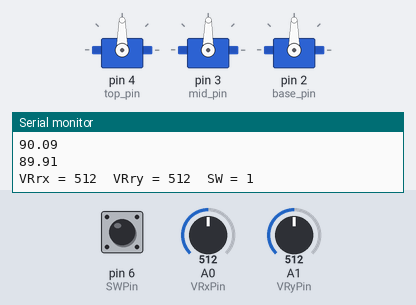
This sketch was run on a simulated Arduino Uno, built with avr-gcc and run on an emulated ATmega328P. Parts: 3 × servo, the last lines printed to the serial monitor. Inputs (shaded band) come from the test bench; at power-on: A0 (VRxPin) = 512, A1 (VRyPin) = 512, pin 6 (SWPin) HIGH.

Above: at 1.2 s.
1.3 s: A0 (VRxPin) set to 1023
At 2.5 s:
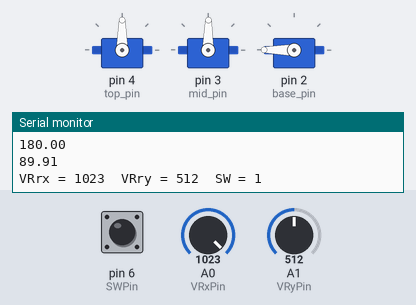
2.8 s: A1 (VRyPin) set to 472
At 3.8 s:
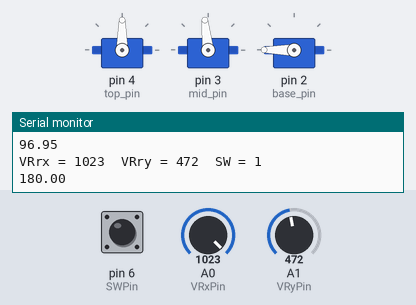
5.8 s: A1 (VRyPin) set to 445
At 7.0 s:
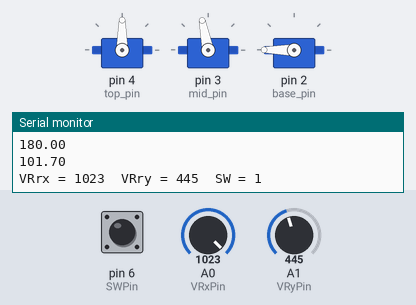
7.3 s: A0 (VRxPin) set to 900
At 7.8 s:
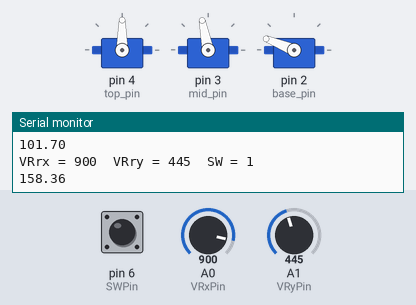
8.8 s: A1 (VRyPin) set to 511
At 9.5 s:
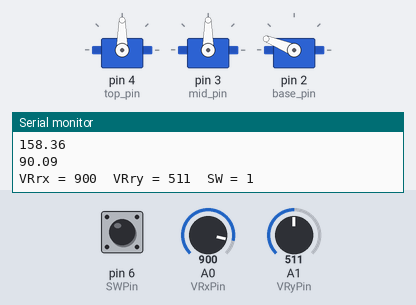
10.3 s: A0 (VRxPin) set to 579
At 11.0 s:
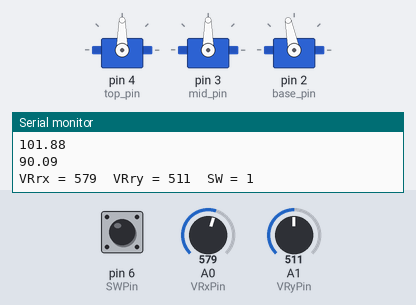
11.8 s: A0 (VRxPin) set to 555
Timing chart, 0 to 14.8 s (numbered marks = the images above; inputs shaded):
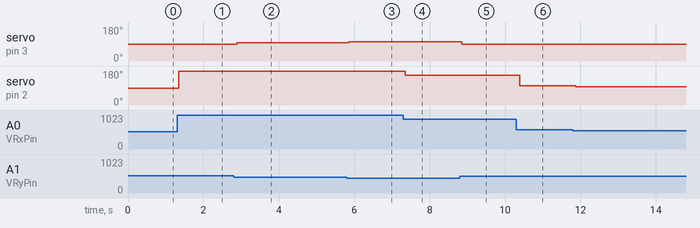

The sketch:

Robot_Arm__Hack-A-Thon_.ino
```cpp
#include <Servo.h>
Servo top;
int top_pin = 4;
Servo mid;
int mid_pin = 3;
Servo base;
int base_pin = 2;
int i;

const int VRyPin = A1;
const int VRxPin = A0;
const int SWPin  = 6;

int VRx = 0;        // value read from the horizontal pot
int VRy = 0;        // value read from the vertical pot
int SW = 0;         // value read from the switch

float AngleBase = 90;
float AngleMid = 90;
float AngleTop = 90;

void setup() {
  top.attach(top_pin);
  mid.attach(mid_pin);
  base.attach(base_pin);

  Serial.begin(9600);
  pinMode(SWPin,INPUT_PULLUP);
}

void loop() {
  VRx = analogRead(VRxPin);
  VRy = analogRead(VRyPin);
  SW = digitalRead(SWPin);

  // print the results to the Serial Monitor:
  Serial.print("VRrx = ");
  Serial.print(VRx);
  Serial.print("\tVRry = ");
  Serial.print(VRy);
  Serial.print("\tSW = ");
  Serial.println(SW);

 // delay(100);

  AngleBase = (180./1023) * VRx;
  Serial.println(AngleBase);
  base.write(AngleBase);

  AngleMid = -(180./1023) * VRy + 180;
  Serial.println(AngleMid);
  mid.write(AngleMid);
/*
  top.write(90);
  mid.write(90);
  base.write(90);

  delay(1000);

for(i=0 ; i<180 ; i++){
  base.write(i);
  delay(50);
  }

    mid.write(0);
    delay(800);
    mid.write(90);
    delay(200);

for(i=180 ; i>0 ; i--){
  base.write(i);
  delay(50);
  }

    mid.write(180);
    delay(800);
    mid.write(90);
    delay(200);
*/
}
```

Measured:
- after the input at 1.3 s, servo on pin 2 (base_pin): 90° → 180° after 0.05 s
- after the input at 2.8 s, servo on pin 3 (mid_pin): 89° → 96° after 0.08 s
- after the input at 5.8 s, servo on pin 3 (mid_pin): 96° → 101° after 0.05 s
- after the input at 7.3 s, servo on pin 2 (base_pin): 180° → 158° after 0.06 s
- after the input at 8.8 s, servo on pin 3 (mid_pin): 101° → 90° after 0.05 s
- after the input at 10.3 s, servo on pin 2 (base_pin): 158° → 101° after 0.09 s
- after the input at 11.8 s, servo on pin 2 (base_pin): 101° → 97° after 0.08 s
